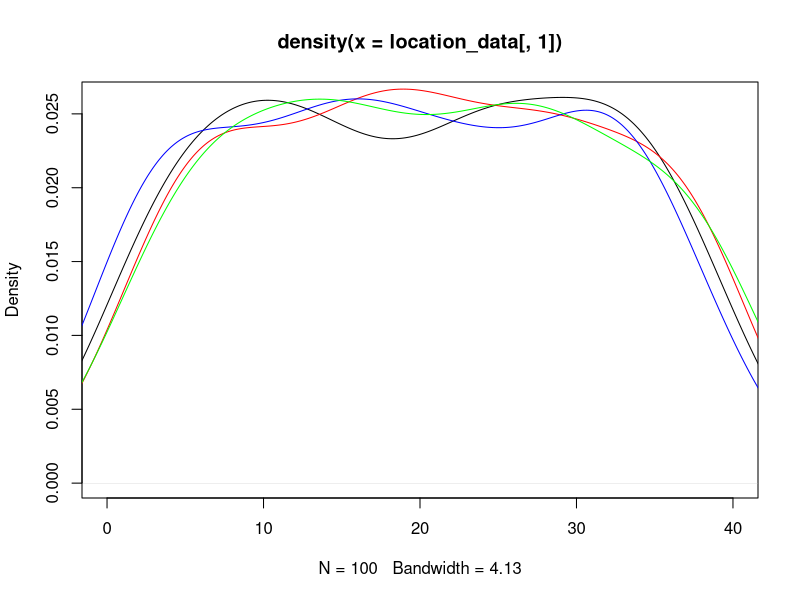
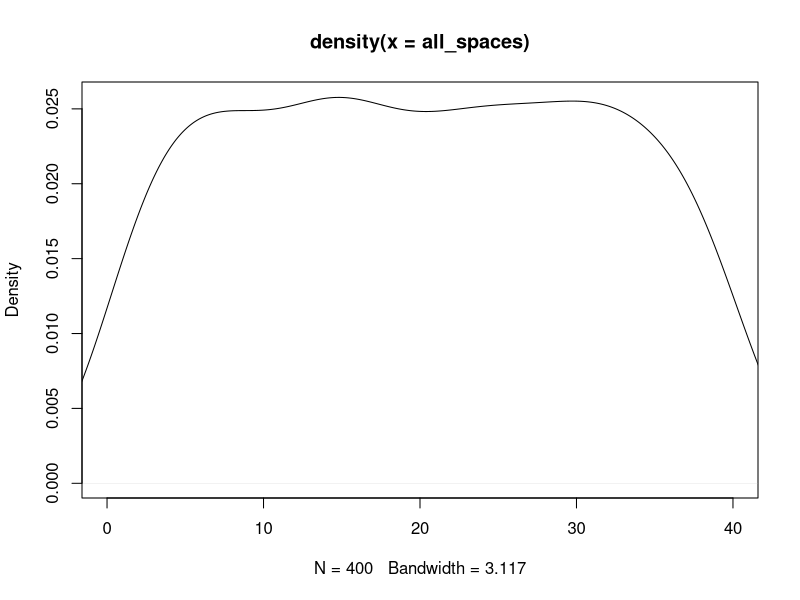
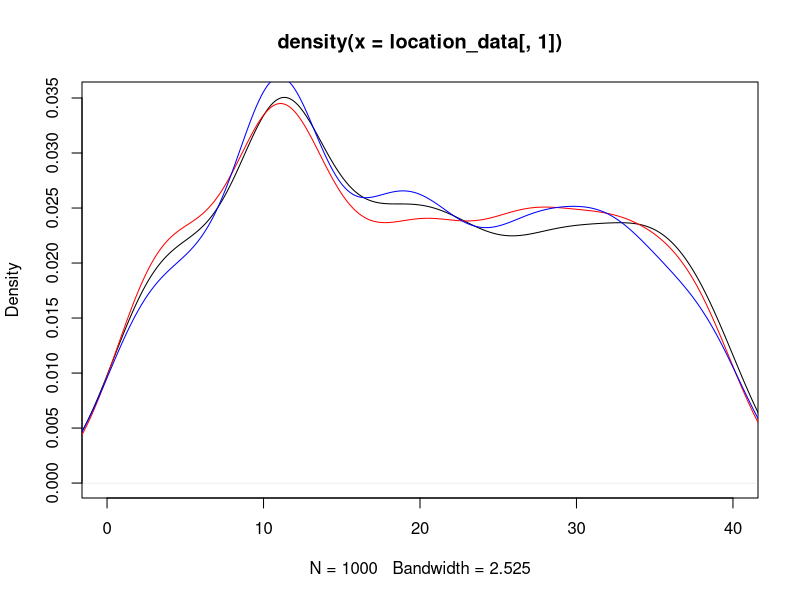
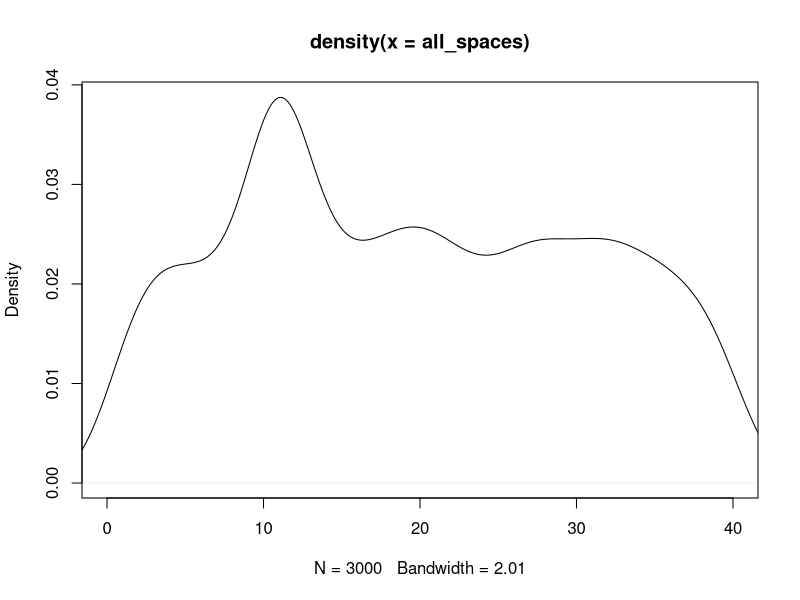

Recreate these plots in R, in order. (Note: this script raises an error after producing the figures.)
## ---- chunk 1
knitr::opts_chunk$set(echo = TRUE)
## ---- chunk 2
#libraries
library(dplyr)
library(ggplot2)
## ---- chunk 3
#Kayleigh
##LET'S GET MOVING

monopolyBoard <- read.csv("MonopolyBoard.csv", header = T)
monopolyBoard

# Using dice rolls to determine where a player will land on the board
#input: "location"; a number 1-40; where the player is on the board
#output: the amount of spaces the player will move until they are on their new location

#note that this is only accounting for standard dice rolls, no special rules yet...

lets_move = function(location) {
  dice_roll_1 <- sample(1:6, 1, replace = TRUE)
  dice_roll_2 <- sample(1:6, 1, replace = TRUE)
  
  roll_total <- sum(dice_roll_1, dice_roll_2)
  roll_double <- dice_roll_1 == dice_roll_2
  
    location = location + roll_total
    
  if (location <= 40) {
    location = location
  } else {
    location = location - 40
  }
  
  space = monopolyBoard$name[monopolyBoard$spaces == location]
  
  print("You're moving forward...")
  print(roll_total)
  
  print("You're on space...")
  print(location)
  
  #print(space) #This prints out the name of the space that they land on. 
}

#testers
lets_move(1)
lets_move(25)
lets_move(38)
lets_move(40)



#A function to move players around the board and to play Monopoly!
#input: "turns"; the amount of turns we should take
#output: a player's new location on the board

lets_play = function(turns) {
  location = 1
  print("Starting Location: GO!")
  for (i in 1:turns) {
    location = lets_move(location)
  }
  print("You've landed on...")
  return(location)
}



lets_play(10) #tester #in this example if you look at a reference monopoly board and "walk" your way around the board with each move being the number in each output, you'll land on the space on the board corresponding to the final output (when counting "GO" as 1 and/or 40) 

#testers 
#"lets_move" and "lets_play" have both been edited to print out phrases for each roll and move to make it easier to determine how the player is moving. 
#"You're moving forward..." gives the player's roll
#"You're on space..." is the players position after 1 turn/"lets_move"
  # Later try to switch this print statement to the name of the spot that the player is on 
#"You've landed on..." gives the final location after running "lets_play" for "x" turns.
  # Later try to switch this print statement to the name of the spot that the player is on 

lets_play(3)
lets_play(10)

## ---- chunk 4
##DOUBLE DOWN

##WORK IN PROGRESS

#A function using dice rolls to determine how many spaces a player will move with the additional rules for "doubles" in Monopoly
#input: "location"; a number 1-40 where the player is on the board
#outut: the number of spaces the player will move on the board, with the special case of rolling three "doubles" and landing in jail
double_down = function(location) {
  dice_roll_1 <- sample(1:6, 1, replace = TRUE)
  dice_roll_2 <- sample(1:6, 1, replace = TRUE)
  
  roll_total <- sum(dice_roll_1, dice_roll_2)
  roll_double <- dice_roll_1 == dice_roll_2
  
  print("roll was")
  print(roll_total)
    
  if (roll_double) {
    
    dice_roll_3 <- sample(1:6, 1, replace = TRUE)
    dice_roll_4 <- sample(1:6, 1, replace = TRUE)
    
    roll_total_2 <- sum(dice_roll_3, dice_roll_4)
    roll_double_2 <- dice_roll_3 == dice_roll_4
    
    print("roll double was")
    print(roll_total_2)

    
    if (roll_double_2) {
      dice_roll_5 <- sample(1:6, 1, replace = TRUE)
      dice_roll_6 <- sample(1:6, 1, replace = TRUE)
      
      roll_total_3 <- sum(dice_roll_5, dice_roll_6)
      roll_double_3 <- dice_roll_5 == dice_roll_6
      
      print("roll double was")
      print(roll_total_3)
      
      if (roll_double_3) {
        location = 11 #Jail
        print("doubles, doubles, doubles")
        print("You're going to JAIL!")
        
      } else {
        location = location + roll_total + roll_total_2 + roll_total_3
        print("doubles, doubles, not doubles")
        print("You're moving forward...")
        print(roll_total + roll_total_2 + roll_total_3)
      }
    } else {
      location = location + roll_total + roll_total_2
      print("doubles, not doubles")
      print("You're moving forward...")
      print(roll_total+roll_total_2)
    }
  } else {
    location = location + roll_total
    print("no doubles")
    print("You're moving forward...")
    print(roll_total)
  }

    
  if (location <= 40) {
    location = location
  } else {
    location = location - 40
  }

  
  print("You're on space...")
  print(location)
}

double_down(1)
#text out in the function is kinda funky right but it's just to make sure its working right
#In final version switch all dice rolls to sample(1:6,...)

## ---- chunk 5
##CHANCE AND COMMUNITY CHEST CARDS
Card_Numbers <- c(1, 2, 3, 4, 5, 6, 7, 8, 9, 10, 11, 12, 13, 14, 15, 16)

Chance_Cards <- c("Advance to Boardwalk", "Advance to Go (Collect $200)", "Advance to Illinois Avenue. If you pass Go, collect $200", "Advance to St. Charles Place. If you pass Go, collect $200", "Advance to the nearest Railroad. If unowned, you may buy it from the Bank. If owned, pay owner twice the rental to which they are otherwise entitled", "Advance to the nearest Railroad. If unowned, you may buy it from the Bank. If owned, pay owner twice the rental to which they are otherwise entitled", "Advance token to nearest Utility. If unowned, you may buy it from the Bank. If owned, throw dice and pay owner a total ten times amount thrown", "Bank pays you dividend of $50", "Get Out of Jail Free", "Go Back 3 Spaces", "Go to Jail. Go directly to Jail, do not pass Go, do not collect $200", "Make general repairs on all your property. For each house pay $25. For each hotel pay $100", "Speeding fine $15", "Take a trip to Reading Railroad. If you pass Go, collect $200", "You have been elected Chairman of the Board. Pay each player $50", "Your building loan matures. Collect $150")

Chance <- data.frame(Chance_Cards, Card_Numbers)
Chance
##Chance cards to move a player to a new space:
  #1 -> Advance to Boardwalk (space 40)
  #2 -> Advance to Go (space 1)
  #3 -> Advance to Illinois Avenue (space 25)
  #4 -> Advance to St. Charles Place (space 12)
  #5 -> Advance to nearest Railroad (space(s) 6, 16, 26, 36)
  #6 -> Advance to nearest Railraod (space(s) 6, 16, 26, 36)
  #7 -> Advance to nearest Utility (space(s) 13, 29)
  #11 -> Go to Jail (space 11)
  #14 -> Take a trip to Reading Railroad (space 6)

Community_Chest_Cards <- c("Advance to Go (Collect $200)", "Bank error in your favor. Collect $200", "Doctor’s fee. Pay $50", "From sale of stock you get $50", "Get Out of Jail Free", "Go to Jail. Go directly to jail, do not pass Go, do not collect $200", "Holiday fund matures. Receive $100", "Income tax refund. Collect $20", "It is your birthday. Collect $10 from every player", "Life insurance matures. Collect $100", "Pay hospital fees of $100", "Pay school fees of $50", "Receive $25 consultancy fee", "You are assessed for street repair. $40 per house. $115 per hotel", "You have won second prize in a beauty contest. Collect $10", "You inherit $100")

Community_Chest <- data.frame(Community_Chest_Cards, Card_Numbers)
Community_Chest

##Community Chest Cards that move a player to a new space:
  #1 -> Advance to GO (space 1)
  #5 -> Go to Jail (space 11)

## ---- chunk 6
# heidi

#the function "who_goes_first" simulates the initial roll before the game begins in order to determine which player goes first
# input is a number of how many players are going to be playing
# output is the value of each players roll and the player that will start the game based on who had the highest roll
who_goes_first <- function(num_players){
  initial_rolls <- c()
  for (i in 1:num_players) {
    player_i_roll <- sum(sample(1:6, 2, replace=TRUE))
    initial_rolls <- c(initial_rolls, player_i_roll) # vector of every player's roll
    print(paste("Player", i, "rolled", player_i_roll))
  }
  cat("\n")
  if(sum(initial_rolls == max(initial_rolls)) >= 2){
    while (sum(initial_rolls == max(initial_rolls)) >= 2) { # if players tied for highest number
      tied_players <- which(initial_rolls==max(initial_rolls)) # identify which players tied
      print("It's a tie! Roll again")
      cat("\n")
      tie_breaker_rolls <- c()
      for (i in tied_players) { # tied players roll again
       player_i_roll2 <- sum(sample(1:6, 2, replace=TRUE))
       tie_breaker_rolls <- c(tie_breaker_rolls, player_i_roll2)
       print(paste("Player", i, "rolled", player_i_roll2))
      }
      initial_rolls <- tie_breaker_rolls
      highest_roll <- max(tie_breaker_rolls)
      highest_player2 <- tied_players[which(tie_breaker_rolls == highest_roll)]
    }
    cat("\n")
    print(paste("Player", highest_player2, "goes first!"))
  }
  else {
    highest_player <- which.max(initial_rolls) # who rolled the highest number
    print(paste("Player", highest_player, "goes first!"))
  }
}

who_goes_first(4) # test function

## ---- chunk 7
# Olivia
# Website for data: https://stat-jet-asu.github.io/Datasets/InstructorDescriptions/monopoly.html

monopolyBoard <- read.csv("MonopolyBoard.csv", header = T)
head(monopolyBoard)

# Kayleigh's lets_play function from above incorporating players and density plots
# uses lets_move function from above
# input: turns, # of turns to iterate through; players, number of players (2-4)
# output: density plot with a line for each player's frequency of spaces landed on 
# & density plot for the combined frequency of spaces landed on for all players

lets_play = function(turns, players) {
  location_data <- as.data.frame(matrix(nrow = turns, ncol = players))
  
for (j in 1:players) {
  location = 1
  
  for (i in 1:turns) {
    
    location = lets_move(location)
    location_data[i,j] <- location
    }
  }
  
  # creates density plot of frequency of landing on each space for each player
  plot(density(location_data[,1]), xlim = c(0,40), col = "black")
  
  colors <- c("red", "blue", "green")
  
  for (k in 2:players) {
  lines(density(location_data[,k]), col = colors[k-1]) # adds a density line for each player after the first
  }
  
  # creates density plot for total frequency landing on each space (all players spaces included)
  all_spaces <- as.vector(as.matrix(location_data))
  plot(density(all_spaces), xlim = c(0,40), col = "black")
  
}
lets_play(100, 4)

## ---- chunk 8
# 3 -- including jail and double rolls

lets_move2 = function(location) {
  dice_roll_1 <- sample(1:6, 1, replace = TRUE)
  dice_roll_2 <- sample(1:6, 1, replace = TRUE)
  
  roll_total <- sum(dice_roll_1, dice_roll_2)
  roll_double <- dice_roll_1 == dice_roll_2
  
    location = location + roll_total # updates location to be previous location + roll total
    double3 = "false" # double3 is assigned "true" if the player double rolls 3x (as seen in if statement below), otherwise it is assigned "false" 
    
  # first double roll -> roll again
  if (roll_double == TRUE) {
    dice_roll_3 <- sample(1:6, 1, replace = TRUE)
    dice_roll_4 <- sample(1:6, 1, replace = TRUE)
    
    roll_total2 <- sum(dice_roll_3, dice_roll_4)
    roll_double2 <- dice_roll_3 == dice_roll_4
    
    location = location + roll_total2
    double3 = "false"
    
    # if player is at a location past 40, subtract 40 so they go back to the GO space at location "41"
    # this is included in each if statement below so that it applies if player has to roll again
    if (location <= 40) {
      location = location
    } else {
      location = location - 40
    }
     
      # second double roll -> roll again
      if (roll_double2 == TRUE) {
        dice_roll_5 <- sample(1:6, 1, replace = TRUE)
        dice_roll_6 <- sample(1:6, 1, replace = TRUE)
    
        roll_total3 <- sum(dice_roll_5, dice_roll_6)
        roll_double3 <- dice_roll_5 == dice_roll_6
    
        location = location + roll_total3
        double3 = "false"
        
        if (location <= 40) {
          location = location
        } else {
          location = location - 40
        }
        
        # third double roll -> go to jail
          if (roll_double3 == TRUE) {
            location = monopolyBoard$spaces[monopolyBoard$name == "Jail"]
            double3 = "true"
          }
      }
  }  
    
  if (location <= 40) {
    location = location
  } else {
    location = location - 40
  }
  
  listdata <- (list(location, double3)) # creates list for outputs "location" and "double3"
  # if you need to access location from this function, use lets_move2(location)[[1]]
  # if you need to access double3, use lets_move2(double3)[[2]]
  return(listdata)
  
}




lets_play2 = function(turns, players) {
  
  location_data <- as.data.frame(matrix(nrow = turns, ncol = players)) # dataframe will keep data for locations of players for each turn
  double3data <- as.data.frame(matrix(nrow = turns, ncol = players)) # dataframe will say "true" if player double rolled 3x (which lands them in jail) and "false" if they didn't double roll 3x
  
  for (j in 1:players) { # rotates through each player
    location = 1 # each player starts at location 1
    double3 = 0 # initializing "double3" which will be later assigned a "true" or "false" based on if player double rolled 3x
  
    for (i in 1:turns) { # iterates through number of turns
      
        location = lets_move2(location)[[1]] # takes location from lets_move2 function and assigns it to location
        location_data[i,j] <- as.integer(location) # puts location value into the dataframe of locations for each player
        double3data[i,j] <- lets_move2(double3)[[2]] # takes "true" or "false" value from double3 and adds it to double3data dataframe
        
      # deals with landing in jail from "go to jail" space and staying there for next 3 turns
      if (31 %in% location_data[i-1,j]) { # if you landed on 31 in the last turn (i-1 turn), you go to jail (space 11) for the ith turn
        location <- 11
        location_data[i,j] <- as.integer(location) # new location is 11
      } else if (11 %in% location_data[i-1,j] & 31 %in% location_data[i-2,j]) { # if you were on space 11 last turn AND you were on space 31 2 turns ago, you stay in jail (space 11) for turn i
        location <- 11
        location_data[i,j] <- as.integer(location)
      } else if (11 %in% location_data[i-2,j] & 31 %in% location_data[i-3,j]) {
        location <- 11
        location_data[i,j] <- as.integer(location)
      }
        
      # landing in jail from 3x double roll and staying there for next 3 turns
      if (11 %in% location_data[i,j] & "true" %in% double3data[i-1,j]) { # if player's location is 11 (jail) and double3data is"true" (player double rolled 3x), player stays in jail. all 3 if/else if statements keep player in jail for the next 3 turns
        location <- 11
        location_data[i,j] <- as.integer(location)
      } else if (11 %in% location_data[i-1,j] & "true" %in% double3data[i-2,j]) { # 
        location <- 11
        location_data[i,j] <- as.integer(location)
      } else if (11 %in% location_data[i-2,j] & "true" %in% double3data[i-3,j]) {
        location <- 11
        location_data[i,j] <- as.integer(location)
      }
        
    }
  }
  #print(location_data)
  
  # creates density plot of frequency of landing on each space for each player
  plot(density(location_data[,1]), xlim = c(0,40), col = "black")
  
  colors <- c("red", "blue", "green")
  
  for (k in 2:players) {
    lines(density(location_data[,k]), col = colors[k-1]) # adds a density line for each player after the first
  }
  
  # creates density plot for total frequency landing on each space (all players spaces included)
  all_spaces <- as.vector(as.matrix(location_data))
  plot(density(all_spaces), xlim = c(0,40), col = "black")
  
}
 
lets_play2(1000, 3)

# how should we go about recording spaces landed on when double rolls occur?

Chance
Community_Chest
## ---- chunk 9
#4 - Kayleigh and Maddie 
#Chance - spaces 8, 23, 37
#Community Chest - spaces 3, 18, 34
Chance

Drawing_Chance = function(location) {
  location = 8 || 23 || 27
  draw_card <- sample(1:16, 1, replace = TRUE)
  print(draw_card)
  player_card <- Chance$Chance_Cards[draw_card]
  player_card
}

Drawing_Chance(8)
Drawing_Chance(23)
Drawing_Chance(37)

Drawing_Community_Chest = function(location) {
  location = 3 || 18 || 34
  draw_card_chest <- sample(1:16, 1, replace = TRUE)
  print(draw_card_chest)
  player_card_chest <- Community_Chest$Community_Chest_Cards[draw_card_chest]
  player_card_chest
}

Drawing_Community_Chest(3)
Drawing_Community_Chest(18)
Drawing_Community_Chest(34)

lets_move3 = function(location) {
  dice_roll_1 <- sample(1:6, 1, replace = TRUE)
  dice_roll_2 <- sample(1:6, 1, replace = TRUE)
  
  roll_total <- sum(dice_roll_1, dice_roll_2)
  roll_double <- dice_roll_1 == dice_roll_2
  
    location = location + roll_total
    double3 = "false"
    
  # first double roll -> roll again
  if (roll_double == TRUE) {
    dice_roll_3 <- sample(1:6, 1, replace = TRUE)
    dice_roll_4 <- sample(1:6, 1, replace = TRUE)
    
    roll_total2 <- sum(dice_roll_3, dice_roll_4)
    roll_double2 <- dice_roll_3 == dice_roll_4
    
    location = location + roll_total2
    double3 = "false"
    
    if (location <= 40) {
      location = location
    } else {
      location = location - 40
    }
     
      # second double roll -> roll again
      if (roll_double2 == TRUE) {
        dice_roll_5 <- sample(1:6, 1, replace = TRUE)
        dice_roll_6 <- sample(1:6, 1, replace = TRUE)
    
        roll_total3 <- sum(dice_roll_5, dice_roll_6)
        roll_double3 <- dice_roll_5 == dice_roll_6
    
        location = location + roll_total3
        double3 = "false"
        
        if (location <= 40) {
          location = location
        } else {
          location = location - 40
        }
        
        # third double roll -> go to jail
          if (roll_double3 == TRUE) {
            location = monopolyBoard$spaces[monopolyBoard$name == "Jail"]
            double3 = "true"
          }
      }
  }  
    
  if (location <= 40) {
    location = location
  } else {
    location = location - 40
  }
  
  listdata <- (list(location, double3))
  return(listdata)
  
}


lets_play3 = function(turns, players) {
  
  location_data <- as.data.frame(matrix(nrow = turns, ncol = players))
  double3data <- as.data.frame(matrix(nrow = turns, ncol = players))
  
  for (j in 1:players) {
    location = 1
    double3 = 0
  
    for (i in 1:turns) {
      
        location = lets_move2(location)[[1]]
        location_data[i,j] <- as.integer(location)
        double3data[i,j] <- lets_move2(double3)[[2]]
        
      # deals with landing in jail from "go to jail" space and staying there for next 3 turns
      if (31 %in% location_data[i-1,j]) { # if you land on 31 (go to jail), next location is in jail (space 11)
        location <- 11
        location_data[i,j] <- as.integer(location)
      } else if (11 %in% location_data[i-1,j] & 31 %in% location_data[i-2,j]) {
        location <- 11
        location_data[i,j] <- as.integer(location)
      } else if (11 %in% location_data[i-2,j] & 31 %in% location_data[i-3,j]) {
        location <- 11
        location_data[i,j] <- as.integer(location)
      }
        
      # landing in jail from 3x double roll and staying there for next 3 turns
      if (11 %in% location_data[i,j] & "true" %in% double3data[i-1,j]) { # "true" means player double rolled 3x -> jail
        location <- 11
        location_data[i,j] <- as.integer(location)
      } else if (11 %in% location_data[i-1,j] & "true" %in% double3data[i-2,j]) { # 
        location <- 11
        location_data[i,j] <- as.integer(location)
      } else if (11 %in% location_data[i-2,j] & "true" %in% double3data[i-3,j]) {
        location <- 11
        location_data[i,j] <- as.integer(location)
      }
        
    }
  }
  #print(location_data)
  
  # creates density plot of frequency of landing on each space for each player
  plot(density(location_data[,1]), xlim = c(0,40), col = "black")
  
  colors <- c("red", "blue", "green")
  
  for (k in 2:players) {
    lines(density(location_data[,k]), col = colors[k-1]) # adds a density line for each player after the first
  }
  
  # creates density plot for total frequency landing on each space (all players spaces included)
  all_spaces <- as.vector(as.matrix(location_data))
  plot(density(all_spaces), xlim = c(0,40), col = "black")
  
}
## ---- chunk 10

monopolyBoard1 <- read.csv("MonopolyBoard.csv", header = T)
head(monopolyBoard1)

kaciesboard <- monopolyBoard1 %>% select(., "name", "type", "color", "spaces")
kaciestibble <- as_tibble(kaciesboard)
kaciestibble

freq <- kaciestibble %>% ggplot(., mapping=aes(x="names" )) +geom_freqpoly()

freq
 
## ---- chunk 11
#hello
dice_roll <- sum(sample(1:6, 2, replace = TRUE))

#Need to figure out how to exchange money between players
Chance_Money <- function(money){
  money = money
  draw_card <- sample(1:16, 1, replace = TRUE)
  player_card <- Chance$Chance_Cards[draw_card]
  print(player_card)
  
  if(draw_card == 2){
    money = money + 200
  }
  
  if(draw_card == 8){
    money = money + 50
  }
  
  if(draw_card == 12){
    if(properties == 5){
      money = money - 125
    }
    if(properties == 6){
      money = money - 150
    }
  }
  
  if(draw_card == 13){
    money = money - 15
  }
  
  if(draw_card == 16){
    money = money + 150
  }
}

#Need to figure out how to exchange money between players
Community_Chest_Money <- function(money){
  money = money
  draw_card <- sample(1:16, 1, replace = TRUE)
  player_card <- Community_Chest$Community_Chest_Cards[draw_card]
  print(player_card)
  
  if(draw_card == 1){
    money = money + 200
  }
  
  if(draw_card == 2){
    money = money + 200
  }
  
  if(draw_card == 3){
    money = money - 50
  }
  
  if(draw_card == 4){
    money = money + 50
  }
  
  if(draw_card == 7){
    money = money + 100
  }
  
  if(draw_card == 8){
    money = money + 20
  }
  
  if(draw_card == 10){
    money = money + 100
  }
  
  if(draw_card == 11){
    money = money - 100
  }
  
  if(draw_card == 12){
    money = money - 50
  }
  
  if(draw_card == 13){
    money = money + 25
  }
  
  if(draw_card == 15){
    money = money + 10
  }
  
  if(draw_card == 16){
    money = money + 100
  }
}

Chance
Community_Chest
